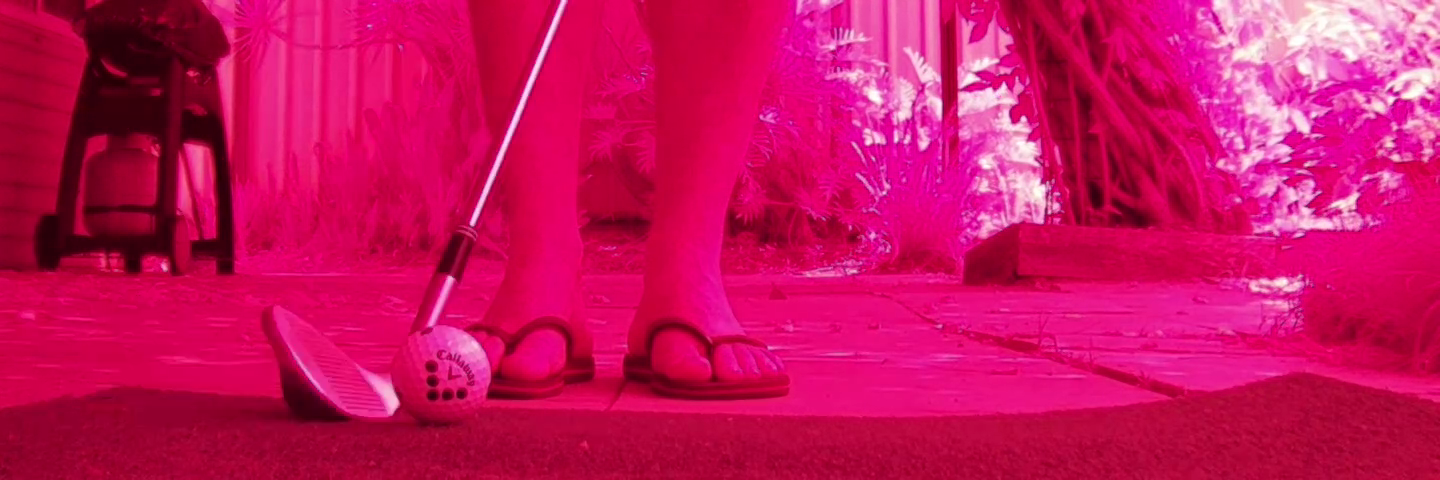
#> input picture media/0344.bmp, 1440 x 480 px, given in place of the camera
$ python open-webcam-zoom-detect.py
#> lines starting #> are read from the running program, lines starting #| are printed output that depends on the picture; after the words box and inside, x2 and y2 are one past the last pixel; in counts of white or black regions, pixels touching at a corner belong together
import cv2
import numpy as np

def main():
    # Open the webcam
    cap = cv2.VideoCapture(0)

    if not cap.isOpened():
        print("Error: Could not open webcam.")
        return

    # Set the frame dimensions (optional, depending on your webcam's capabilities)
    cap.set(cv2.CAP_PROP_FRAME_WIDTH, 640)
    cap.set(cv2.CAP_PROP_FRAME_HEIGHT, 480)

    while True:
        # Capture frame-by-frame
        ret, frame = cap.read()
#> frame is the input picture: shape (480, 1440, 3); mean B, G, R 92.8, 16.5, 199.4

        if not ret:
            print("Error: Unable to capture video.")
            break

        # Define the region of interest (ROI) - center of the frame
        height, width, _ = frame.shape
#> height = 480; width = 1440
        roi_size = 200  # Size of the zoomed region
        center_x, center_y = width // 2, height // 2
#> center_x = 720; center_y = 240
        x1 = max(center_x - roi_size // 2, 0)
#> x1 = 620
        y1 = max(center_y - roi_size // 2, 0)
#> y1 = 140
        x2 = min(center_x + roi_size // 2, width)
#> x2 = 820
        y2 = min(center_y + roi_size // 2, height)
#> y2 = 340

        # Crop the ROI
        roi = frame[y1:y2, x1:x2]
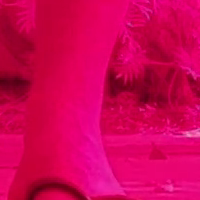
#> roi: shape (200, 200, 3); mean B, G, R 84.9, 2.1, 206.9

        # Zoom into the ROI by resizing it to the original frame size
        zoomed_frame = cv2.resize(roi, (width, height))
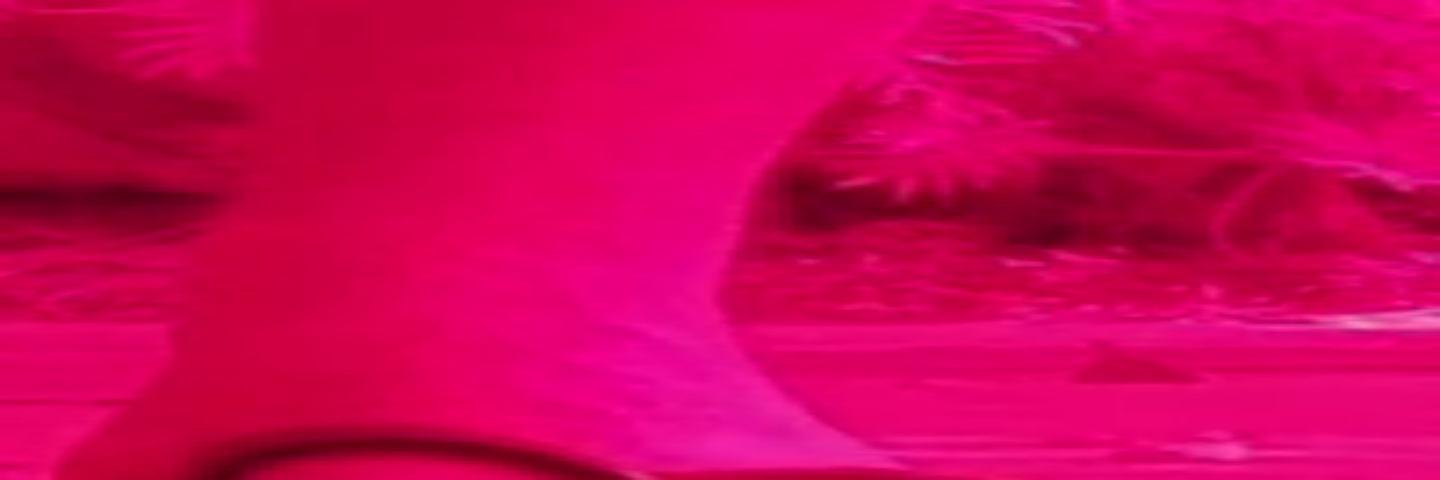
#> zoomed_frame: shape (480, 1440, 3); mean B, G, R 84.8, 2.1, 206.7

        # Convert to grayscale for Hough Circle detection
        gray = cv2.cvtColor(zoomed_frame, cv2.COLOR_BGR2GRAY)
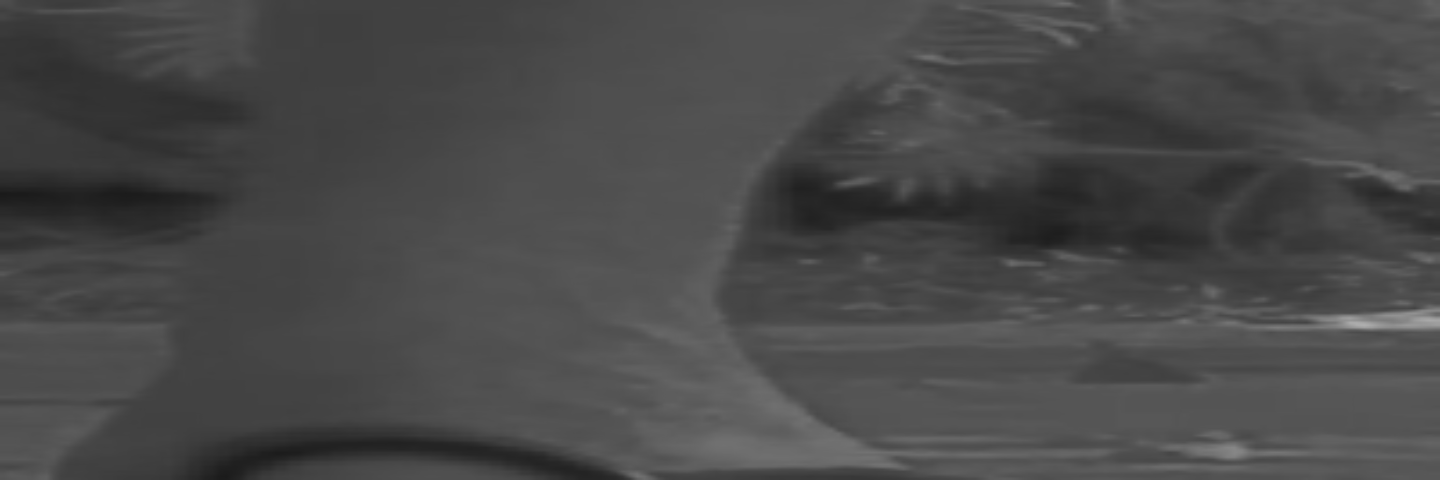
#> gray: shape (480, 1440); min 26, max 174, mean 72.7

        # Apply Gaussian blur to reduce noise
        gray_blurred = cv2.GaussianBlur(gray, (9, 9), 2)

        # Detect circles using HoughCircles
        circles = cv2.HoughCircles(
            gray_blurred,
            cv2.HOUGH_GRADIENT,
            dp=1.2,
            minDist=50,
            param1=100,
            param2=30,
            minRadius=10,
            maxRadius=100
        )
#> circles = None

        # If circles are detected, draw them on the frame
        if circles is not None:
            circles = np.uint16(np.around(circles))
            for circle in circles[0, :]:
                x, y, r = circle
                cv2.circle(zoomed_frame, (x, y), r, (0, 255, 0), 2)  # Draw circle
                cv2.circle(zoomed_frame, (x, y), 2, (0, 0, 255), 3)  # Draw center
                cv2.putText(zoomed_frame, "Ball Detected", (x - 20, y - r - 10),
                            cv2.FONT_HERSHEY_SIMPLEX, 0.6, (0, 255, 0), 2)

        # Display the zoomed frame
        cv2.imshow('Zoomed Frame', zoomed_frame)
        cv2.imshow('WC Frame', frame)

        # Break the loop on 'q' key press
        if cv2.waitKey(1) & 0xFF == ord('q'):
#> (key q is pressed here)
            break

    # Release the webcam and close windows
    cap.release()
    cv2.destroyAllWindows()

if __name__ == "__main__":
    main()

$ run again, on media/0345.bmp
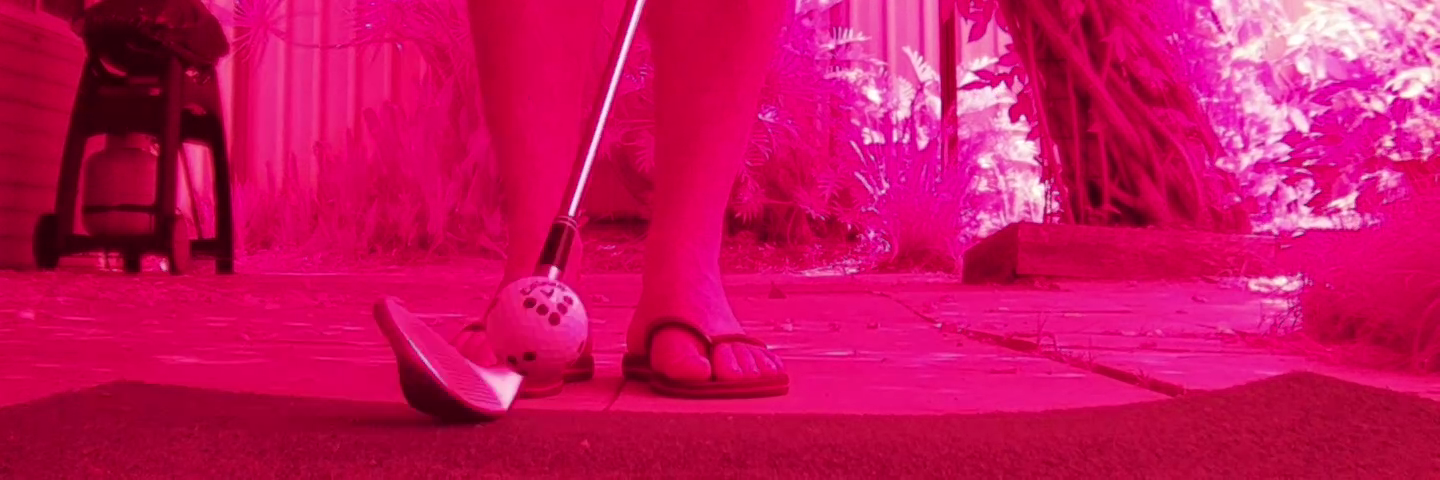
#> input picture media/0345.bmp, 1440 x 480 px, given in place of the camera
#> in main, frame is the input picture: shape (480, 1440, 3); mean B, G, R 92.5, 16.3, 199.1
#> in main, `roi = frame[y1:y2, x1:x2]`:
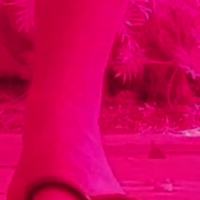
#> roi: shape (200, 200, 3); mean B, G, R 85.1, 2.2, 206.8
#> in main, `zoomed_frame = cv2.resize(roi, (width, height))`:
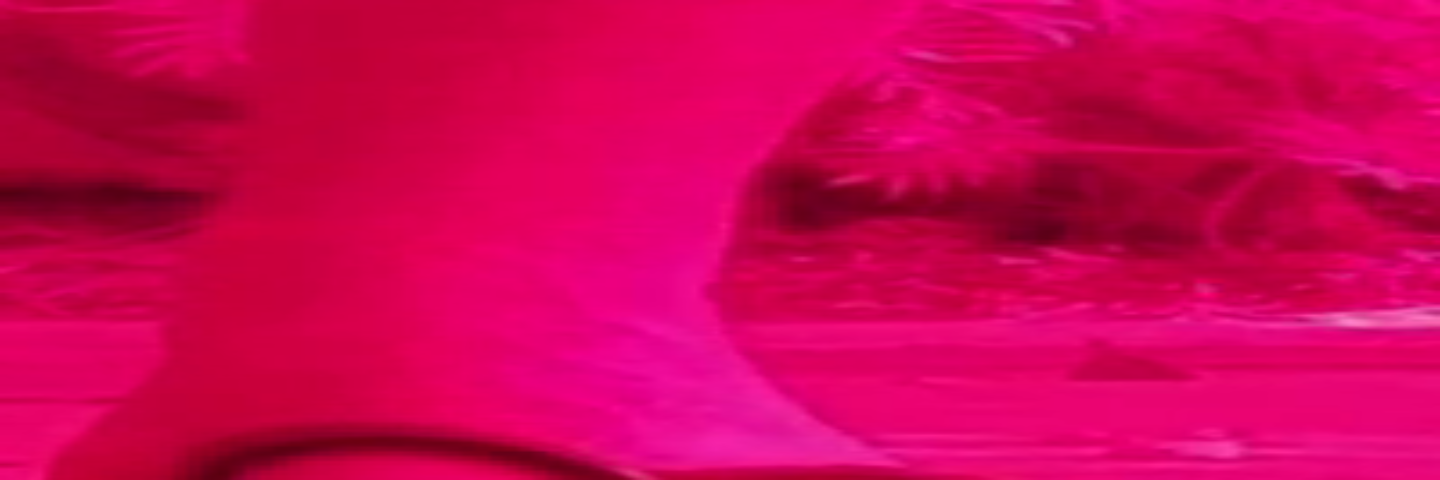
#> zoomed_frame: shape (480, 1440, 3); mean B, G, R 85, 2.1, 206.7
#> circles = None

$ run again, on media/0345.bmp-circle_1.jpg
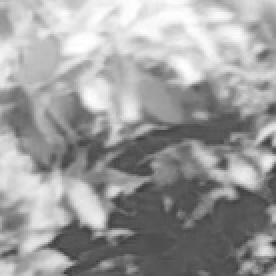
#> input picture media/0345.bmp-circle_1.jpg, 138 x 138 px, given in place of the camera (shown 2 times larger)
#> in main, frame is the input picture: shape (138, 138, 3); min 53, max 255, mean 156.8
#> in main, `gray_blurred = cv2.GaussianBlur(gray, (9, 9), 2)`:
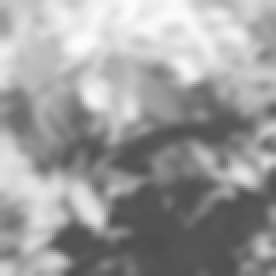
#> gray_blurred: shape (138, 138) (shown 2 times larger); min 78, max 253, mean 156.8
#> in main, `circles = cv2.HoughCircles( gray_blurred, cv2.HOUGH_GRADIENT, dp=1.2, ..`: circles = [[81, 72.6, 54.16]]
#> in main, `circles = np.uint16(np.around(circles))`: circles = [[81, 73, 54]]
#> the loop in main, `for circle in circles[0, :]:` made 1 pass
#> after the loop in main, `for circle in circles[0, :]:`:
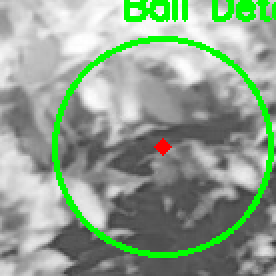
#> zoomed_frame: shape (138, 138, 3) (shown 2 times larger); 8.07% of pixels changed, all inside (x1, y1, x2, y2) = (26, 0, 138, 129)
